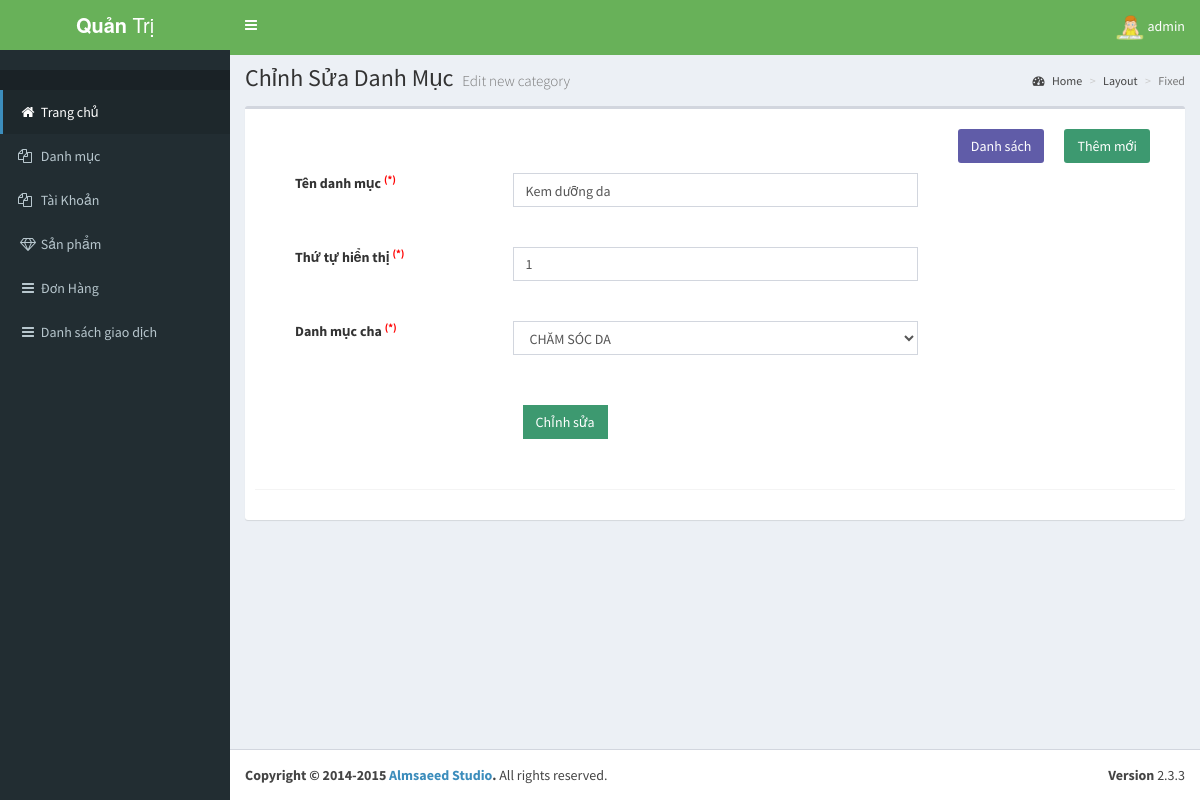
The app's page /admin/danh-muc/index.php?action=edit&id=47 (signed in) with its own data.
### tables this page shows
CREATE TABLE `category` (
  `id` int(11) NOT NULL,
  `parent_id` tinyint(4) DEFAULT NULL,
  `name` varchar(255) DEFAULT NULL,
  `sort_order` tinyint(4) DEFAULT NULL,
  `created_at` timestamp NOT NULL DEFAULT CURRENT_TIMESTAMP
);

### libraries/My_Model.php (called while the page is built, shortened)
<?php
    class My_Model
    {
        public $conn;
        public function __construct()
        {
            $this->conn = mysqli_connect("localhost","root","","shopmipham_db") or die ();
            mysqli_set_charset($this->conn,"utf8");
        }
        public function fetchwhere ($table ,$where)
        {
            $sql = "SELECT * FROM {$table} WHERE ";
            $sql .= $where;
            $result = mysqli_query($this->conn, $sql) or die("Lỗi Truy Vấn fetch" .mysqli_error($this->conn));
            $data = [];
            if( $result)
            {
                while ($num = mysqli_fetch_assoc($result))
                {
                    $data[] = $num;
                }
            }
            return $data;
        }
    }
 ?>

### libraries/function.php (called while the page is built, shortened)
<?php
	if(!function_exists("testInputInt"))
	{
	     function testInputInt($data)
	    {
	    	if(isset($data) && filter_var($data,FILTER_VALIDATE_INT,array('min_range'=>1)))
			{
				$data = strip_tags($data);
				return $data;
			}else
			{
				return false;
			}
	    }
	}
?>

### admin/danh-muc/sua.php (the view, shortened to what this page needs)
<?php
  $db = new viewAdd();
  $parent = $db->fetchwhere('category','parent_id = 0');
  if(testInputInt($_GET['id']))
  {
    $id = testInputInt($_GET['id']);
    $where = "id = ".$id;
    $data = $db->fetchwhere ('category',$where);
  }
  else
  {
    echo "<script> window.location = 'index.php'; </script>";
  }
?>
<div class="content-wrapper">
    <section class="content-header">
        <h1>
            Chỉnh Sửa Danh Mục
            <small>Edit new category</small>
        </h1>
        <ol class="breadcrumb">
            <li><a href="#"><i class="fa fa-dashboard"></i> Home</a></li>
            <li><a href="#">Layout</a></li>
            <li class="active">Fixed</li>
        </ol>
    </section>
    <section class="content">
        <div class="box">
        <div class="box-body">
            <div class="col-sm-12">
                <a href="index.php?action=add" ><button type="button" class="btn bg-olive  margin btn-right">Thêm mới</button></a>
                <a href="../danh-muc/" ><button type="button" class="btn bg-purple margin btn-right">Danh sách</button></a>
            </div>
            <div class="box-body">
                    <?php foreach ($data as $key => $value): ?>
                    <form action="../../controller/admin/danh-muc.php?action=edit&id=<?php echo $id ?>" method="post" accept-charset="utf-8" enctype="multipart/form-data">
                              <div class="form-group col-md-12 col-sm-12 col-xs-12 ">
                                  <div class="col-md-3 col-sm-6 col-xs-12 ">
                                       <label for="exampleInputEmail1">Tên danh mục <sup class="obligatory">(*)</sup></label>
                                  </div>
                                  <div class=" form-group  col-md-6 col-sm-6 col-xs-12 ">
                                      <input type="text" name="name" class="form-control" required="required"  placeholder="Tên danh mục" value="<?php echo $value['name']  ?>" tabindex="1" maxlength="">
                                  </div>
                                  <div class="col-md-3 col-sm-3 col-xs-0 "></div>
                              </div>
                              <div class="form-group col-md-12 col-sm-12 col-xs-12 ">
                                  <div class="col-md-3 col-sm-6 col-xs-12 ">
                                       <label for="exampleInputEmail1"> Thứ tự hiển thị <sup class="obligatory">(*)</sup></label>
                                  </div>
                                  <div class=" form-group  col-md-6 col-sm-6 col-xs-12 ">
                                      <input type="number" name="sort_order" class="form-control" required="required"  placeholder="Thứ tự hiển thị" value="<?php echo $value['sort_order']  ?>" tabindex="1" maxlength="">
                                  </div>
                                  <div class="col-md-3 col-sm-3 col-xs-0 ">
                                  </div>
                              </div>
                              <div class="form-group col-md-12 col-sm-12 col-xs-12 ">
                                  <div class="col-md-3 col-sm-6 col-xs-12 ">
                                       <label for="exampleInputEmail1"> Danh mục cha <sup class="obligatory">(*)</sup></label>
                                  </div>
                                  <div class=" form-group  col-md-6 col-sm-6 col-xs-12 ">
                                      <select class="form-control" name="parent_id">
                                            <?php
                                                foreach ($parent as $key => $values)  {
                                                  echo'<option'
                                            ?>
                                            <?php
                                                if ($value['parent_id'] == $values['id']) {
                                                    echo "selected";
                                                }
                                                echo' value="'.$values['id'].'">'.$values['name'].'</option>';
                                            }
                                            ?>
                                      </select>
                                  </div>
                                  <div class="col-md-3 col-sm-3 col-xs-0 ">
                                  </div>
                              </div>
                              <div class="form-group col-md-12 col-sm-12 col-xs-12 ">
                                  <div class="col-md-3 col-sm-6 col-xs-12 ">
                                  </div>
                                  <div class=" form-group  col-md-6 col-sm-6 col-xs-12 ">
                                      <input type="submit" class="btn bg-olive btn-flat margin"  name="" value="Chỉnh sửa">
                                  </div>
                                  <div class="col-md-3 col-sm-3 col-xs-0 ">
                                  </div>
                              </div>
                          </form>
                <?php endforeach ?>
            </div>
        <div class="box-footer">
        </div>
      </div>
    </section>
</div>

### public/style/css/styles.css (style rules this page uses)
.btn-right { float: right; }
.obligatory { color: red; }

### records on screen
category: name "Kem dưỡng da", sort_order "1", parent_id "CHĂM SÓC DA"

### other values on screen
$_SESSION['name'] "admin"
